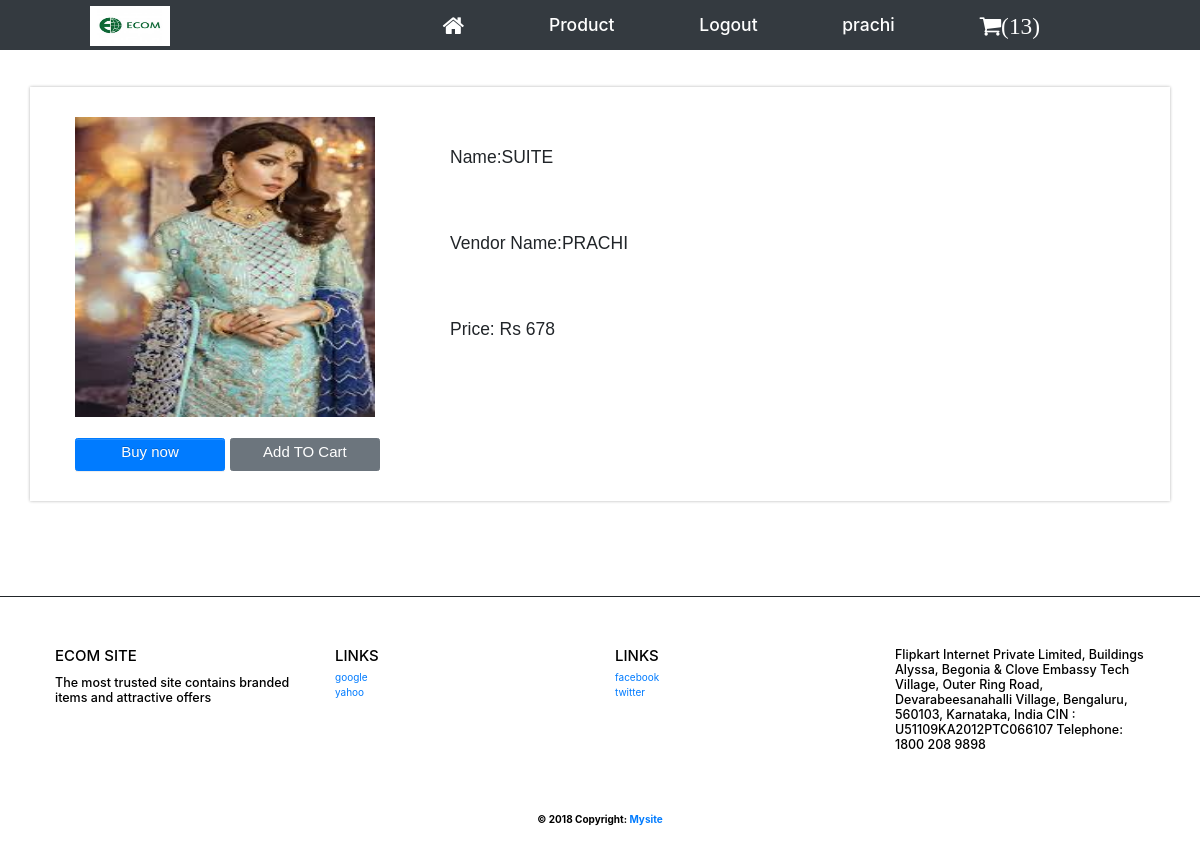
The page /all/1 (signed in) on the database its author committed.
### user/models.py (models this page shows, shortened)
class data(models.Model):
    vendor_name = models.ForeignKey(User, on_delete=models.CASCADE)
    name = models.CharField(max_length=400)
    price = models.IntegerField()
    img = models.ImageField(upload_to='images/')

### user/views.py (the view)
# urls.py: url(r'^all/(?P<pk>\d+)$', views.all, name='all'),
@login_required(login_url='user_login')
def all(request, pk,template_name='user/all.html'):
    Product = data.objects.get(id=pk)
    list = {}
    a=0
    post_count = cart.objects.filter(name=request.user, status='int')
    list['a_count'] = post_count
    for value in list['a_count']:
        a = a + value.quantity
    return render(request, template_name, {'object': Product,'count':a})

### user/templates/user/all.html
{% extends "user/product_base.html" %}
 {% block content %}
<div class="container">
<div class="row">
  <div class="col-sm-4"><img src="{{object.img.url }}" style="width:300px; height: 300px;" ><br><br>
  <a href="{% url 'buyorder' object.id %}" class="btn btn-primary" style="width:150px;"><h4>Buy now</h4></a>
<a href="{% url 'add_cart' object.id %}" class="btn btn-secondary" style="width:150px;"><h4>Add TO Cart</h4></a></div>
  <div class="col-sm-8">
      <div class="row"> Name: <h3 class="text-uppercase">{{object.name}}</h3></div>
      <div class="row">Vendor Name: <h3 class="text-uppercase">{{object.vendor_name}}</h3></div>
          <div class="row">      Price: Rs {{object.price}}<br></div>
</div>
</div></div>
{% endblock %}

### user/templates/user/product_base.html (shortened to what this page needs)
{% load static %}
<!DOCTYPE html>
<html>
  <head>
            <link rel="stylesheet" href="https://maxcdn.bootstrapcdn.com/bootstrap/3.3.4/css/bootstrap.min.css">
<link rel="stylesheet" href="https://maxcdn.bootstrapcdn.com/bootstrap/3.3.4/css/bootstrap-theme.min.css">
    <link rel="stylesheet" href="https://stackpath.bootstrapcdn.com/font-awesome/4.7.0/css/font-awesome.min.css">
</head>
  <body>
    <link rel="stylesheet" href="https://maxcdn.bootstrapcdn.com/bootstrap/3.3.7/css/bootstrap.min.css">
<h3>
      <nav class="navbar-fixed-top bg-dark"  style="width:100%;height:50px ; padding-right:90px;padding-left:90px; Line-height: 50px; ">
        <img src="{% static './user/img/ecom.png' %}" width="80" height="40" >
        <ul>
          <li><a style="text-decoration:none" href="{% url 'index' %}"><i class="fa fa-home fa-lg" aria-hidden="true"></i></a></li>
              <li><a style="text-decoration:none" href="{% url 'show' %}">Product</a></li>
                    {% if user.is_authenticated %}
<li><a style="text-decoration:none" href="{% url 'logout' %}">Logout</a></li>
              <li><a style="text-decoration:none" href="{% url 'list' %}" style="color :black">{{ user.username }}</a></li>
          <li><a style="text-decoration:none" href="{% url 'show_cart' %}"><i class="fa fa-shopping-cart fa-lg " aria-hidden="true">({{count}})</i></a></li>
            {% else %} <li><a style="text-decoration:none" href="{% url 'register' %}">Register</a></li>
           <li><a style="text-decoration:none" href="{% url 'user_login' %}">Login  </a></li>
{% endif %}
    </ul></nav>
   <br><br><br>
<link rel="stylesheet" href="https://maxcdn.bootstrapcdn.com/bootstrap/4.3.1/css/bootstrap.min.css">
 {% block content %}
    {% endblock %}
</h3>
     <br><br><br><br><br><br>
<footer class="page-footer font-small blue pt-4" style="border-top:  1px solid ">
  <div class="nav-link">
  <div class="container-fluid text-center text-md-left">
    <div class="row">
      <div class="col-md-3 mt-md-0 mt-3">
        <h4 class="text-uppercase">ecom site</h4>
        <p><h5>The most trusted site contains branded items and attractive offers</h5></p>
      </div>
      <div class="col-md-3 mb-md-0 mb-3">
        <h4 class="text-uppercase">Links</h4>
        <ul class="list-unstyled">
          <li>
            <a href="#!">google</a>
          </li>
          <li>
            <a href="#!">yahoo</a>
          </li>
        </ul>
      </div>
      <div class="col-md-3 mb-md-0 mb-3">
        <h4 class="text-uppercase">Links</h4>
        <ul class="list-unstyled">
          <li>
            <a href="#!">facebook</a>
          </li>
          <li>
            <a href="#!">twitter</a>
          </li>
        </ul>
      </div>
      <div class="col-md-3 mb-md-0 mb-3">
      <h5>Flipkart Internet Private Limited,
          Buildings Alyssa, Begonia &
        Clove Embassy Tech Village,
        Outer Ring Road, Devarabeesanahalli Village,
        Bengaluru, 560103,
        Karnataka, India
        CIN : U51109KA2012PTC066107
        Telephone: 1800 208 9898</h5>
      </div>
    </div>
  </div>
  <strong><br>
  <div class="footer-copyright text-center py-3">© 2018 Copyright:
    <a href="http://127.0.0.1:8000/user/"> Mysite</a>
  </div></strong></div>
</footer>
  </body>
</html>

### user/templates/user/product_base.html (style rules this page uses)
nav ul li { list-style-type: none; display: inline-block; transition: 0.8s all; }
nav ul { float:right; margin-right:30px; }
nav ul li a { test-decoration: none; color:white; padding: 40px; }
.nav-link { color: black; }
.row { padding: 30px; }
.container { width:1300px; box-shadow: 0 0 3px 0 rgba(0,0,0,0.3); background: #fff; padding 20px; margin : 2% auto 0; text-align: left; font-family: sans-serif; }
body { font-family: sans-serif; }
.page-footer { bottom: 0; width: 100%; }

### rows shown on the page
data: img (picture), name "SUITE", vendor_name "PRACHI", price "678"

### other values the page prints
{{ user.username }} "prachi"
{{ count }} "13"
